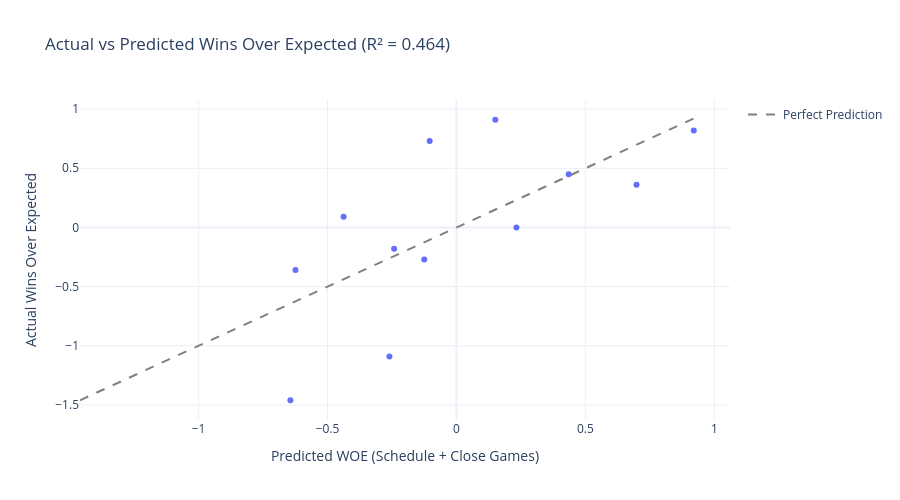

Notebook cell for this chart:
### Markdown cell above
## 3. Visualize Actual vs Predicted Wins Over Expected

How well do schedule + close-game luck explain total luck?

### Code cell
luck_analysis['predicted_woe'] = y_pred
luck_analysis['residual'] = y - y_pred

fig = px.scatter(
    luck_analysis,
    x='predicted_woe',
    y='wins_over_expected',
    hover_data=['manager_name', 'actual_wins', 'expected_wins'],
    title=f'Actual vs Predicted Wins Over Expected (R² = {r2:.3f})',
    labels={
        'predicted_woe': 'Predicted WOE (Schedule + Close Games)',
        'wins_over_expected': 'Actual Wins Over Expected'
    }
)

# Add diagonal line (perfect prediction)
max_val = max(luck_analysis['wins_over_expected'].max(), luck_analysis['predicted_woe'].max())
min_val = min(luck_analysis['wins_over_expected'].min(), luck_analysis['predicted_woe'].min())

fig.add_trace(go.Scatter(
    x=[min_val, max_val],
    y=[min_val, max_val],
    mode='lines',
    line=dict(color='gray', dash='dash'),
    name='Perfect Prediction',
    showlegend=True
))

fig.update_layout(height=500, template='plotly_white')
fig.show()

print("\nTeams with Largest Residuals (unexplained luck):")
print("=" * 60)
print(luck_analysis.nlargest(3, 'residual')[['manager_name', 'wins_over_expected', 'predicted_woe', 'residual']])

### Figure 1 — Plotly figure (JSON) as saved in the notebook; plotly's stock layout.template omitted (floating-point values rounded to 4 significant figures)
{"data": [{"customdata": [["georgeuhrick", 3, 2.18], ["mrdorsey", 4, 3.64], ["mrbeef1", 5, 4.09], ["AKMCG", 4, 3.55], ["jacklamb", 4, 3.27], ["jamespancakes", 5, 4.91], ["cariagno", 2, 2.27], ["SatoruGojo77", 2, 2], ["wsongb", 1, 1.36], ["MicroMaestros", 4, 4.18], ["bplenzen", 2, 3.46], ["beatlog", 0, 1.09]], "hovertemplate": "Predicted WOE (Schedule + Close Games)=%{x}<br>Actual Wins Over Expected=%{y}<br>manager_name=%{customdata[0]}<br>actual_wins=%{customdata[1]}<br>expected_wins=%{customdata[2]}<extra></extra>", "legendgroup": "", "marker": {"color": "#636efa", "symbol": "circle"}, "mode": "markers", "name": "", "orientation": "v", "showlegend": false, "type": "scatter", "x": [0.9202, 0.6983, 0.1505, 0.4352, -0.1039, -0.4377, -0.125, 0.2327, -0.6243, -0.2419, -0.6441, -0.26], "xaxis": "x", "y": [0.82, 0.36, 0.91, 0.45, 0.73, 0.09, -0.27, 0.0, -0.36, -0.18, -1.46, -1.09], "yaxis": "y"}, {"line": {"color": "gray", "dash": "dash"}, "mode": "lines", "name": "Perfect Prediction", "showlegend": true, "type": "scatter", "x": [-1.46, 0.9202], "y": [-1.46, 0.9202]}], "layout": {"height": 500, "legend": {"tracegroupgap": 0}, "title": {"text": "Actual vs Predicted Wins Over Expected (R² = 0.464)"}, "xaxis": {"anchor": "y", "domain": [0, 1], "title": {"text": "Predicted WOE (Schedule + Close Games)"}}, "yaxis": {"anchor": "x", "domain": [0, 1], "title": {"text": "Actual Wins Over Expected"}}}}
